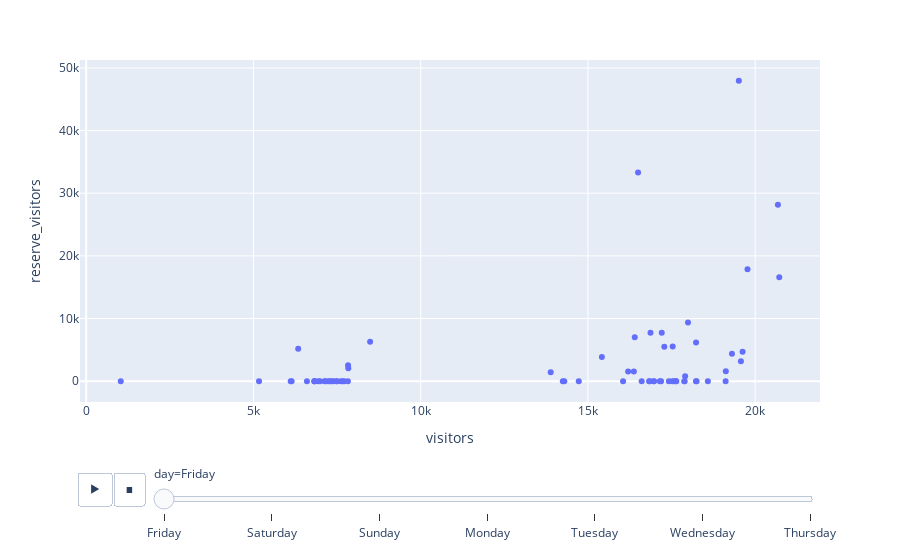

The code cell stored with this chart in its notebook:
### Code cell
# create a grouping for the chart
data = df.groupby('visit_date')[['visitors', 'reserve_visitors']].sum().reset_index()
# create a column for day of the week to use for later charts
data['day'] = data.visit_date.dt.day_name()
# simple scatter chart
px.scatter(data, x='visitors', y='reserve_visitors', animation_frame='day')

### Figure 1 — Plotly figure (JSON) as saved in the notebook; plotly's stock layout.template omitted (floating-point values rounded to 4 significant figures)
{"data": [{"hovertemplate": "day=Friday<br>visitors=%{x}<br>reserve_visitors=%{y}<extra></extra>", "legendgroup": "", "marker": {"color": "#636efa", "symbol": "circle"}, "mode": "markers", "name": "", "orientation": "v", "showlegend": false, "type": "scatter", "x": [1033, 6115, 6817, 6830, 6141, 6599, 6338, 6828, 7395, 6934, 7156, 7836, 8488, 7342, 7610, 7495, 7714, 7829, 5167, 7285, 7236, 7126, 6992, 7485, 7825, 7667, 18586, 17889, 17421, 17523, 18248, 16979, 14250, 16607, 17642, 16051, 17149, 16959, 14726, 17881, 16844, 17186, 17570, 16830, 14294, 15417, 17283, 16871, 17630, 19771, 20680, 19306, 16499, 13887, 16374, 16400, 18230, 16202, 17207, 17992, 18233, 17534, 19116, 19512, 20720, 19122, 17906, 19574, 19624], "xaxis": "x", "y": [0, 0, 0, 0, 0, 0, 5166, 0, 0, 0, 0, 2051, 6300, 0, 0, 0, 0, 2520, 0, 0, 0, 0, 0, 0, 0, 0, 0, 0, 0, 0, 0, 0, 0, 0, 0, 0, 0, 0, 0, 0, 0, 0, 0, 0, 0, 3845, 5481, 7710, 0, 17871, 28152, 4356, 33292, 1434, 1548, 7020, 0, 1560, 7740, 9348, 6184, 5537, 0, 47940, 16569, 1572, 783, 3164, 4704], "yaxis": "y"}], "layout": {"legend": {"tracegroupgap": 0}, "margin": {"t": 60}, "sliders": [{"active": 0, "currentvalue": {"prefix": "day="}, "len": 0.9, "pad": {"b": 10, "t": 60}, "steps": [{"args": [["Friday"], {"frame": {"duration": 0, "redraw": false}, "fromcurrent": true, "mode": "immediate", "transition": {"duration": 0, "easing": "linear"}}], "label": "Friday", "method": "animate"}, {"args": [["Saturday"], {"frame": {"duration": 0, "redraw": false}, "fromcurrent": true, "mode": "immediate", "transition": {"duration": 0, "easing": "linear"}}], "label": "Saturday", "method": "animate"}, {"args": [["Sunday"], {"frame": {"duration": 0, "redraw": false}, "fromcurrent": true, "mode": "immediate", "transition": {"duration": 0, "easing": "linear"}}], "label": "Sunday", "method": "animate"}, {"args": [["Monday"], {"frame": {"duration": 0, "redraw": false}, "fromcurrent": true, "mode": "immediate", "transition": {"duration": 0, "easing": "linear"}}], "label": "Monday", "method": "animate"}, {"args": [["Tuesday"], {"frame": {"duration": 0, "redraw": false}, "fromcurrent": true, "mode": "immediate", "transition": {"duration": 0, "easing": "linear"}}], "label": "Tuesday", "method": "animate"}, {"args": [["Wednesday"], {"frame": {"duration": 0, "redraw": false}, "fromcurrent": true, "mode": "immediate", "transition": {"duration": 0, "easing": "linear"}}], "label": "Wednesday", "method": "animate"}, {"args": [["Thursday"], {"frame": {"duration": 0, "redraw": false}, "fromcurrent": true, "mode": "immediate", "transition": {"duration": 0, "easing": "linear"}}], "label": "Thursday", "method": "animate"}], "x": 0.1, "xanchor": "left", "y": 0, "yanchor": "top"}], "updatemenus": [{"buttons": [{"args": [null, {"frame": {"duration": 500, "redraw": false}, "fromcurrent": true, "mode": "immediate", "transition": {"duration": 500, "easing": "linear"}}], "label": "&#9654;", "method": "animate"}, {"args": [[null], {"frame": {"duration": 0, "redraw": false}, "fromcurrent": true, "mode": "immediate", "transition": {"duration": 0, "easing": "linear"}}], "label": "&#9724;", "method": "animate"}], "direction": "left", "pad": {"r": 10, "t": 70}, "showactive": false, "type": "buttons", "x": 0.1, "xanchor": "right", "y": 0, "yanchor": "top"}], "xaxis": {"anchor": "y", "domain": [0, 1], "title": {"text": "visitors"}}, "yaxis": {"anchor": "x", "domain": [0, 1], "title": {"text": "reserve_visitors"}}}}
